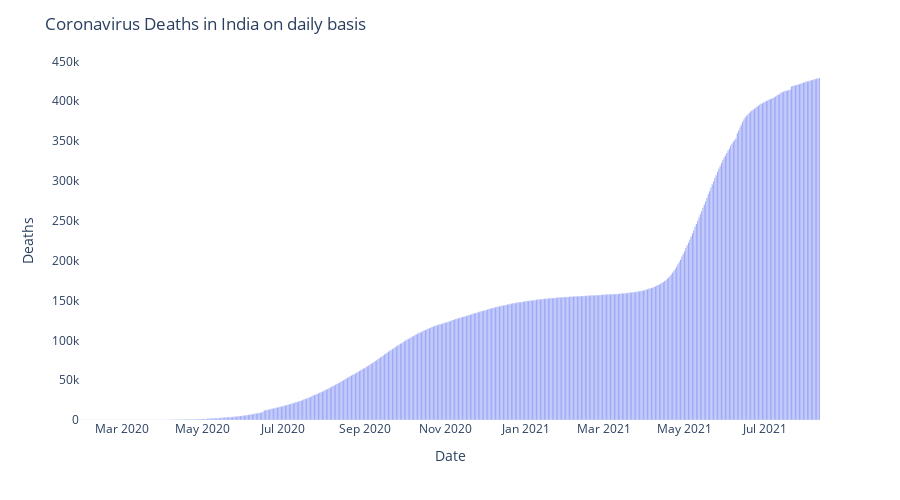

The notebook cell this image was saved under:
### Code cell
import plotly.express as px
fig = px.bar(df_death_india, x="Date", y="Deaths", barmode='group', height=500)
fig.update_layout(title_text='Coronavirus Deaths in India on daily basis',plot_bgcolor='white')
fig.show()

### Figure 1 — Plotly figure (JSON) as saved in the notebook; plotly's stock layout.template omitted (floating-point values rounded to 4 significant figures; data arrays with more than 128 entries replaced by an {"elided": "..."} marker saying what was removed)
{"data": [{"alignmentgroup": "True", "hovertemplate": "Date=%{x}<br>Deaths=%{y}<extra></extra>", "legendgroup": "", "marker": {"color": "#636efa", "pattern": {"shape": ""}}, "name": "", "offsetgroup": "", "orientation": "v", "showlegend": false, "textposition": "auto", "type": "bar", "x": {"elided": "560 str values"}, "xaxis": "x", "y": {"elided": "560 int values"}, "yaxis": "y"}], "layout": {"barmode": "group", "height": 500, "legend": {"tracegroupgap": 0}, "margin": {"t": 60}, "plot_bgcolor": "white", "title": {"text": "Coronavirus Deaths in India on daily basis"}, "xaxis": {"anchor": "y", "domain": [0, 1], "title": {"text": "Date"}}, "yaxis": {"anchor": "x", "domain": [0, 1], "title": {"text": "Deaths"}}}}
